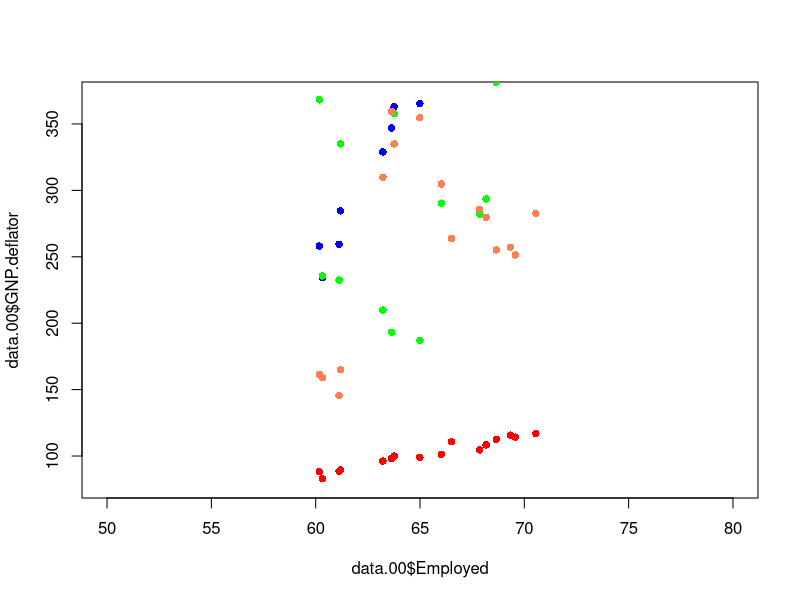
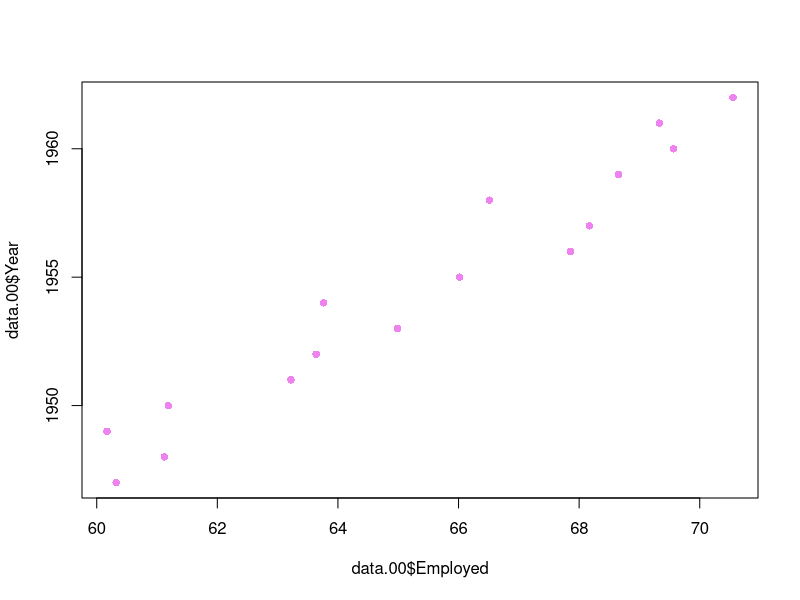
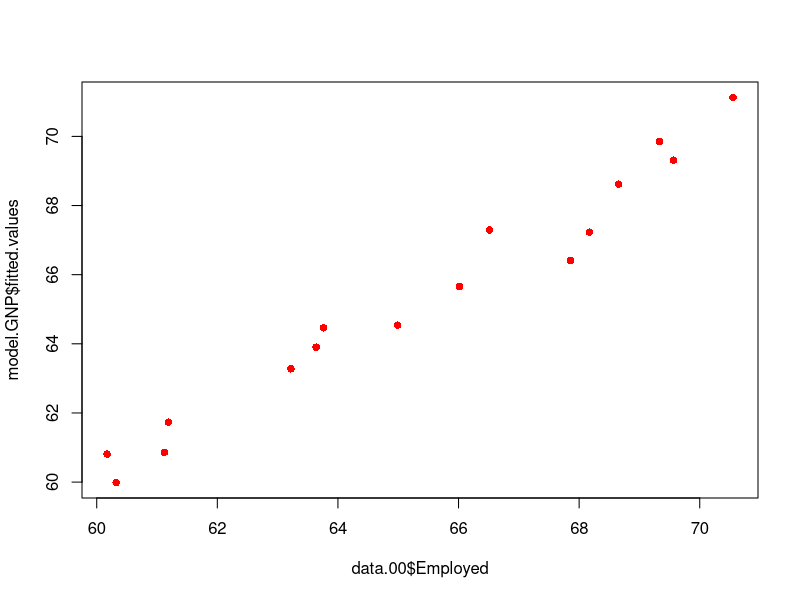
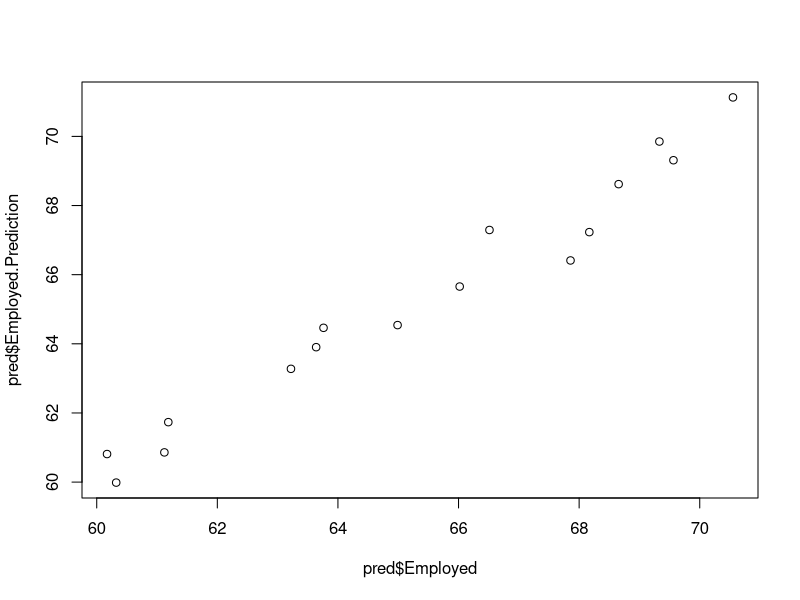

Here is the R script that generated these plots, in order:

#
# 1. Open the Longley data set from the datasets package
# 2. Plot Employed against each variable and select the 3 variables most correlated to Employed.
# 3. For each variable selected in number 2, create a regression model for Employed. Select the best model.
# 4. For the champion model from number 3, create the model matrices.
# 5. Recalculate the regression parameters and predicted values from the model matrices.

# 1. Open longley dataset
data.00 = longley

# 2. Plot Employed against each variable
plot(x=data.00$Employed, y=data.00$GNP.deflator, col='red', pch = 16, xlim=c(50,80), ylim=c(80,370))
points(x=data.00$Employed, y=data.00$GNP, col='blue', pch = 16)
points(x=data.00$Employed, y=data.00$Unemployed, col='green', pch = 16)
points(x=data.00$Employed, y=data.00$Armed.Forces, col='coral', pch = 16)


plot(x=data.00$Employed, y=data.00$Year, col='violet', pch = 16)
# variables with correlation to Employed: GNP.deflator, GNP, Year

# 3. Create regression Model, select best model
model.GNP.deflator <- lm(Employed ~ GNP.deflator, data=data.00)
summary(model.GNP.deflator)

model.GNP <- lm(Employed ~ GNP, data=data.00) # intercept: 51.843590, GNP: 0.034752
summary(model.GNP)

model.Year <- lm(Employed ~ Year, data=data.00)
summary(model.Year)

# best model was selected to be with GNP since its has lower residual error, meaning
# it provides a much closer prediction to the output relative to the others
plot(data.00$Employed, model.GNP$fitted.values, col='red', pch=16)


len <- length(data.00$Employed)
len

# 4. Create the model matrices.
x.0 <- rep(1, len)  # unit vector for intercept term
x.1 <- data.00$GNP          # GNP vector
X <- cbind(x.0,x.1)

y <- data.00$Employed

beta <- solve(t(X) %*% X) %*% t(X) %*% y
beta # 51.84358978, 0.03475229  -> same as our answer above

library(tidyverse)

pred <- data.00 %>%
  mutate(Intercept = beta[1], 
         Employed.Prediction = Intercept + beta[2]*x.1)

pred

plot(pred$Employed, pred$Employed.Prediction)



